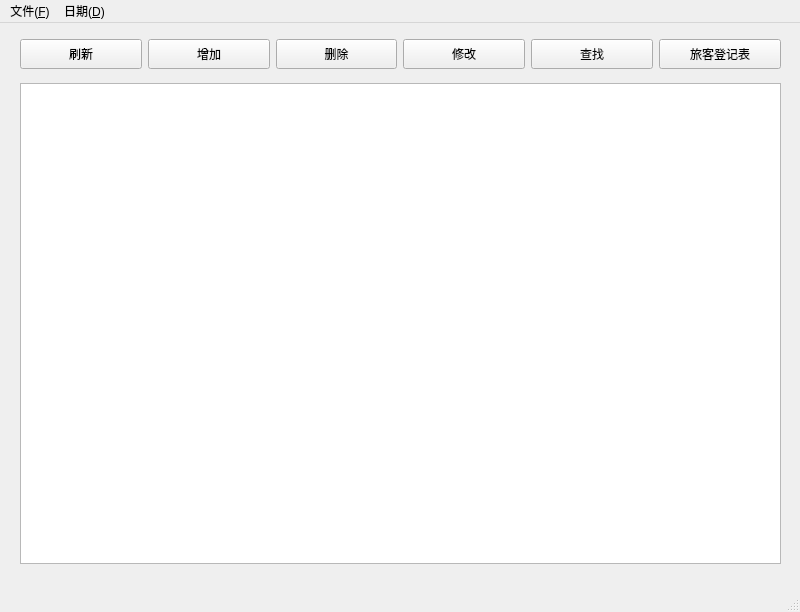
<?xml version="1.0" encoding="UTF-8"?>
<ui version="4.0">
 <class>MainWindow</class>
 <widget class="QMainWindow" name="MainWindow">
  <property name="geometry">
   <rect>
    <x>0</x>
    <y>0</y>
    <width>800</width>
    <height>612</height>
   </rect>
  </property>
  <property name="windowTitle">
   <string>MainWindow</string>
  </property>
  <widget class="QWidget" name="centralwidget">
   <widget class="QTableWidget" name="tableWidget">
    <property name="geometry">
     <rect>
      <x>20</x>
      <y>60</y>
      <width>761</width>
      <height>481</height>
     </rect>
    </property>
   </widget>
   <widget class="QWidget" name="layoutWidget">
    <property name="geometry">
     <rect>
      <x>20</x>
      <y>11</y>
      <width>761</width>
      <height>41</height>
     </rect>
    </property>
    <layout class="QHBoxLayout" name="horizontalLayout">
     <item>
      <widget class="QPushButton" name="refreshButton">
       <property name="minimumSize">
        <size>
         <width>70</width>
         <height>30</height>
        </size>
       </property>
       <property name="text">
        <string>刷新</string>
       </property>
      </widget>
     </item>
     <item>
      <widget class="QPushButton" name="addButton">
       <property name="minimumSize">
        <size>
         <width>70</width>
         <height>30</height>
        </size>
       </property>
       <property name="text">
        <string>增加</string>
       </property>
      </widget>
     </item>
     <item>
      <widget class="QPushButton" name="delButton">
       <property name="minimumSize">
        <size>
         <width>70</width>
         <height>30</height>
        </size>
       </property>
       <property name="text">
        <string>删除</string>
       </property>
      </widget>
     </item>
     <item>
      <widget class="QPushButton" name="changeButton">
       <property name="minimumSize">
        <size>
         <width>70</width>
         <height>30</height>
        </size>
       </property>
       <property name="text">
        <string>修改</string>
       </property>
      </widget>
     </item>
     <item>
      <widget class="QPushButton" name="searchButton">
       <property name="minimumSize">
        <size>
         <width>70</width>
         <height>30</height>
        </size>
       </property>
       <property name="text">
        <string>查找</string>
       </property>
      </widget>
     </item>
     <item>
      <widget class="QPushButton" name="pushButton_5">
       <property name="minimumSize">
        <size>
         <width>70</width>
         <height>30</height>
        </size>
       </property>
       <property name="text">
        <string>旅客登记表</string>
       </property>
      </widget>
     </item>
    </layout>
   </widget>
  </widget>
  <widget class="QMenuBar" name="menubar">
   <property name="geometry">
    <rect>
     <x>0</x>
     <y>0</y>
     <width>800</width>
     <height>18</height>
    </rect>
   </property>
   <widget class="QMenu" name="menu_F">
    <property name="title">
     <string>文件(&amp;F)</string>
    </property>
    <addaction name="action_R"/>
    <addaction name="action_S"/>
   </widget>
   <widget class="QMenu" name="menu_D">
    <property name="title">
     <string>日期(&amp;D)</string>
    </property>
    <addaction name="action_J"/>
    <addaction name="action_M"/>
    <addaction name="action_H"/>
    <addaction name="action_N"/>
   </widget>
   <addaction name="menu_F"/>
   <addaction name="menu_D"/>
  </widget>
  <widget class="QStatusBar" name="statusbar"/>
  <action name="action_R">
   <property name="text">
    <string>读取(&amp;R)</string>
   </property>
  </action>
  <action name="action_S">
   <property name="text">
    <string>保存(&amp;S)</string>
   </property>
  </action>
  <action name="action_J">
   <property name="text">
    <string>今天(&amp;J)</string>
   </property>
  </action>
  <action name="action_M">
   <property name="text">
    <string>明天(&amp;M)</string>
   </property>
  </action>
  <action name="action_H">
   <property name="text">
    <string>后天(&amp;H)</string>
   </property>
  </action>
  <action name="action_N">
   <property name="text">
    <string>新建(&amp;N)</string>
   </property>
  </action>
 </widget>
 <resources/>
 <connections/>
</ui>
